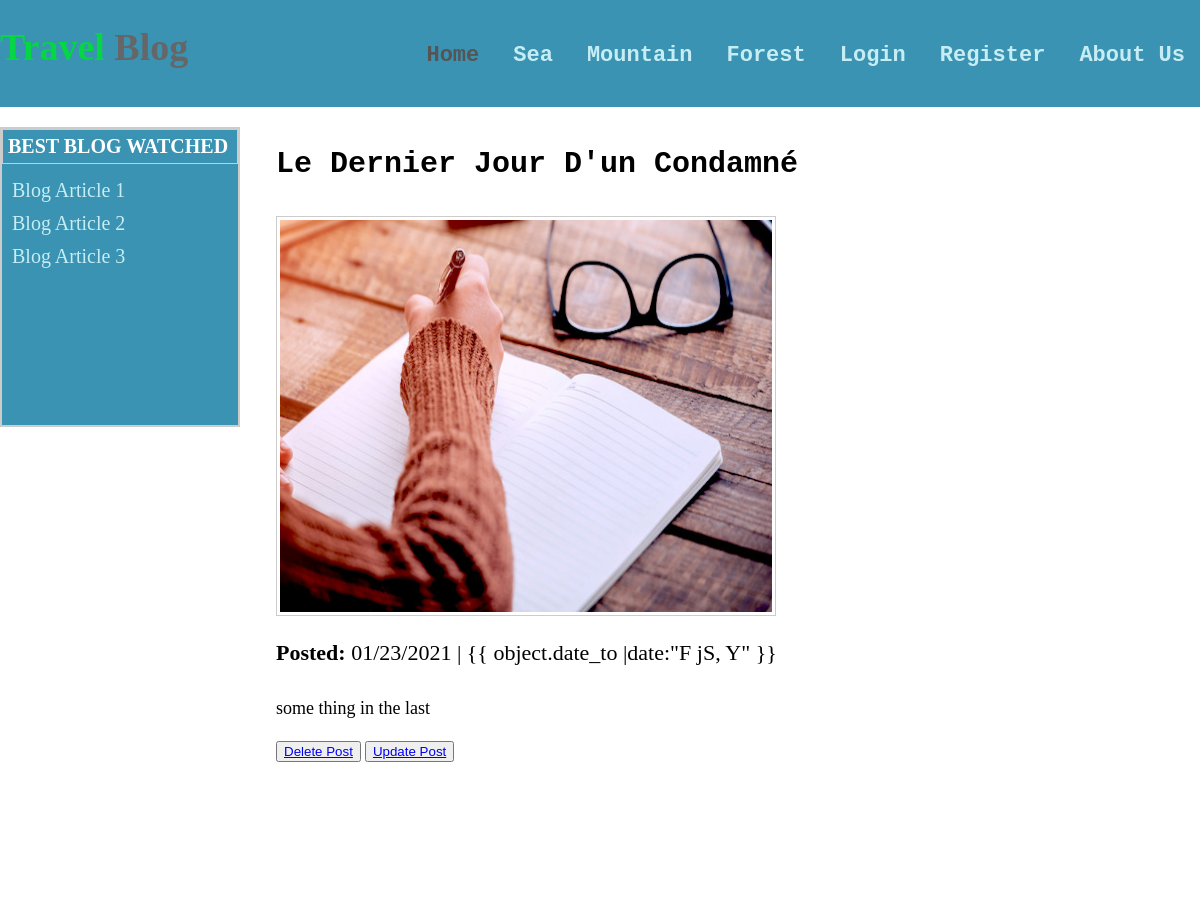
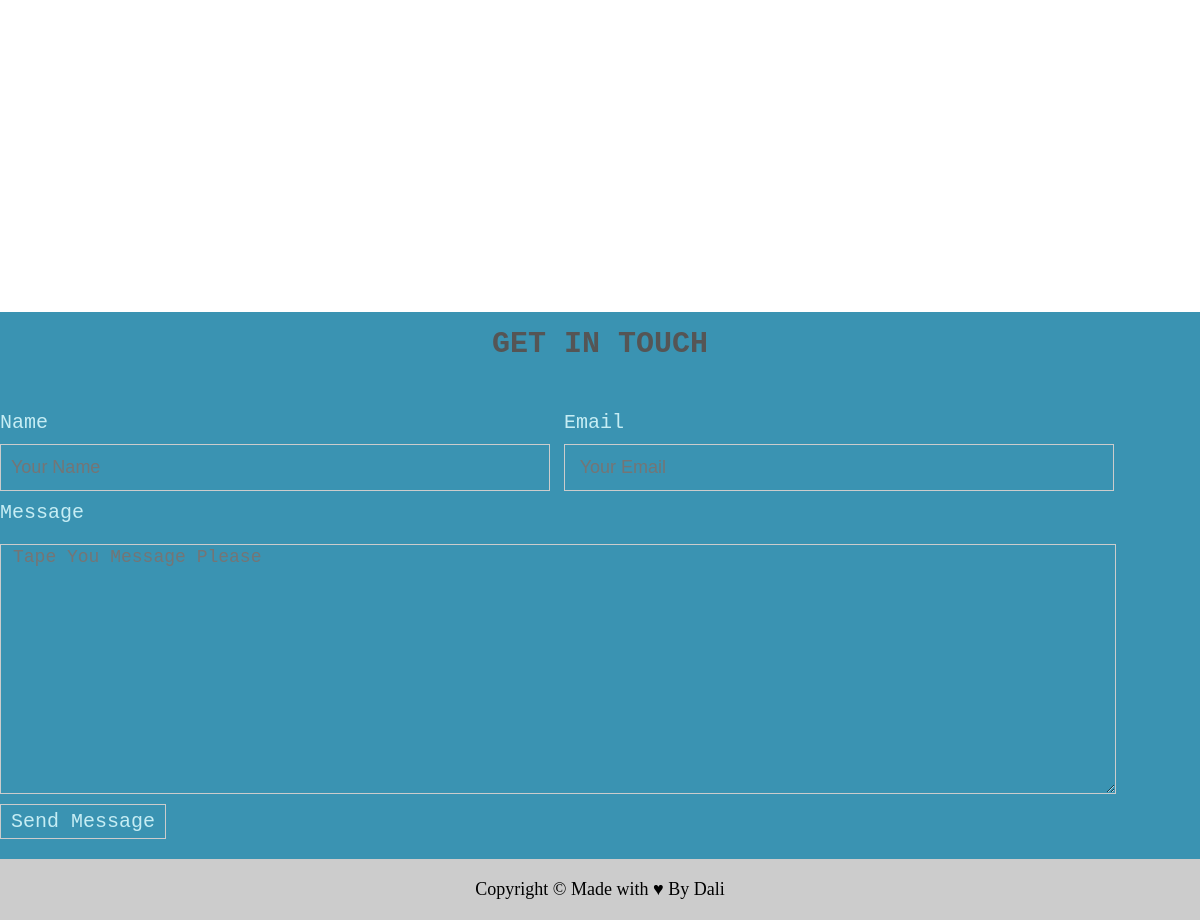
The app's page /post/17/ with its own data (2 pictures, top to bottom).
### blog/models.py (models this page shows, shortened)
class BlogArticle(models.Model):
    title = models.CharField(max_length=100)
    author = models.CharField(max_length=100)
    date_to = models.DateTimeField(auto_now_add=True)
    description = models.TextField()
    image = models.ImageField(default='default.jpg',  upload_to='blog-pics')

### blog/views.py (the view)
# urls.py: path('post/<int:pk>/', PostDetailView.as_view(), name='post-detail'),
class PostDetailView(DetailView):
    model = BlogArticle

### blog/templates/blog/BlogArticle_detail.html
{% extends "blog/base.html" %}
{% load static %}
{% block content %}
<div class="blog-show">
    <div class="blog-detail">
        <h1>{{ object.title }}</h1>
        <img src="{{ object.image.url }}" alt="">
        <div class="date">
            <strong>Posted:</strong> {{ object.date_to |date:"SHORT_DATE_FORMAT" }} | {{ object.date_to |date:"F jS, Y"
            }}
        </div>
        <p>
            {{ object.description }}
        </p>
        <button>
            <a href="{% url 'post-delete' pk=object.pk %}">Delete Post</a>
        </button>
        <button>
            <a href="{% url 'post-update' pk=object.pk %}">Update Post</a>
        </button>
    </div>
</div>
{% endblock content %}

### static/css/main.css (style rules this page uses)
* { box-sizing: border-box; }
body { margin: 0; }
.content .blog-show { width: 76%; float: left; text-align: center; padding-bottom: 60px; overflow: hidden; }
.content .blog-show h1 { text-transform: uppercase; font-size: 45px; font-family: "Bitstream Vera Sans Mono", Monaco, "Courier New", Courier, monospace }
.content .blog-show img { width: 85%; height: 250px; margin: 50px 0 10px 0; padding: 3px; border: 1px solid #CCC; transition: all .5s ease-in-out; }
.content .blog-show .blog-detail { text-align: left; min-height: 1000px; }
.content .blog-show .blog-detail h1 { text-transform:capitalize; font-size: 30px; font-family: monospace; }
.content .blog-show .blog-detail .date { font-size: 22px; padding-top: 10px; padding-bottom: 10px; font-family: Calibri; }
.content .blog-show .blog-detail p { width: 80%; line-height: 1.6; font-size: 18px; text-align: justify; font-family: Calibri; }
.content .blog-show .blog-detail img { width: 500px; height: 400px; margin: 15px 0 10px 0; transform: none; box-shadow: none; }

### records on screen
BlogArticle: title "Le Dernier Jour D'un Condamné", image (picture), date_to "01/23/2021", description "some thing in the last"
